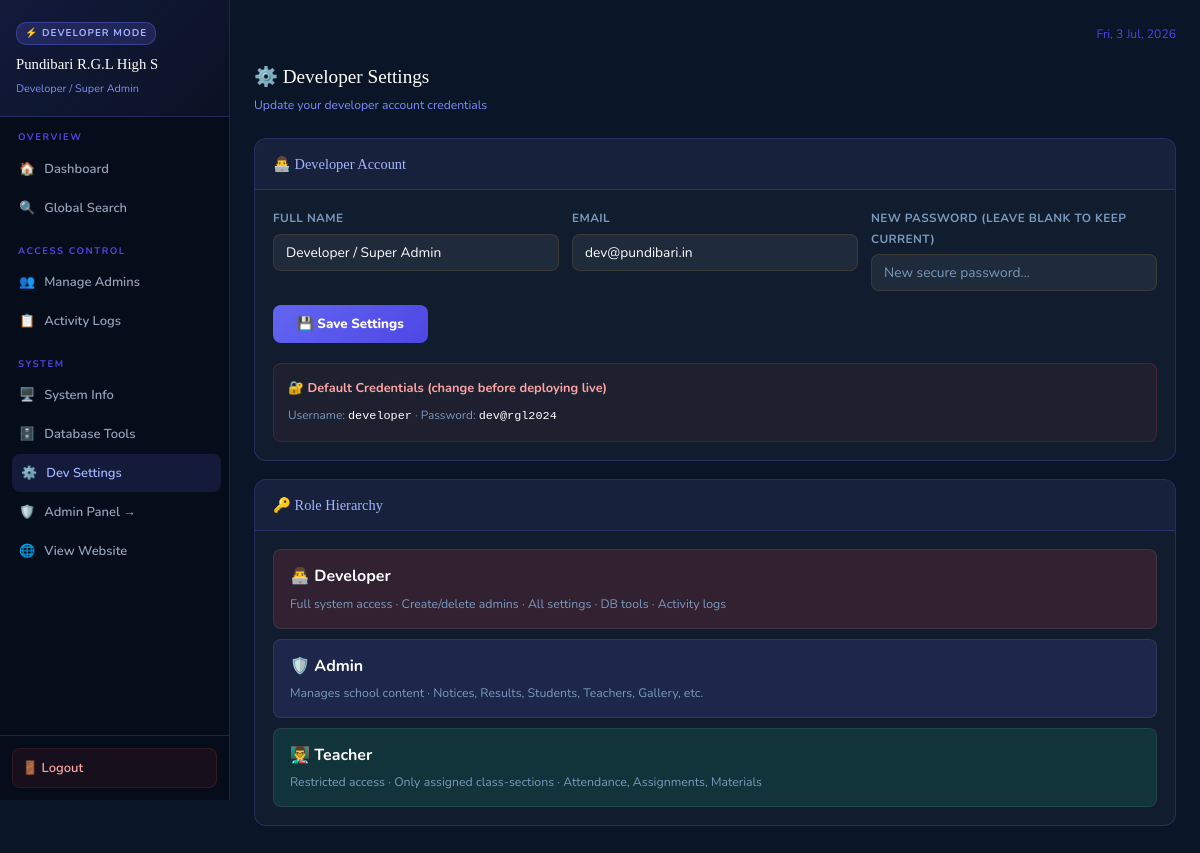
Page /dev/settings (signed in) on the committed database.
### tables this page shows
CREATE TABLE dev_accounts(
        id INTEGER PRIMARY KEY AUTOINCREMENT,
        username TEXT UNIQUE NOT NULL, password TEXT NOT NULL,
        name TEXT, email TEXT, created_at TIMESTAMP DEFAULT CURRENT_TIMESTAMP);

### app.py (the view, shortened to what this page needs)
@app.route('/dev/settings', methods=['GET', 'POST'])
@dev_req
def dev_settings():
    db = get_db()
    dev = db.execute("SELECT * FROM dev_accounts WHERE id=?", (session['dev_id'],)).fetchone()
    db.close()
    return render_template('dev_settings.html', dev=dev)

### app.py (called while the page is built)
def cache_get(k):
    if k in _cache and _cache_ts.get(k,0)>datetime.now().timestamp():
        return _cache[k]
    return None

def get_db():
    if USE_PG:
        conn=psycopg2.connect(DATABASE_URL,cursor_factory=psycopg2.extras.RealDictCursor)
        return conn
    conn=sqlite3.connect(DB_PATH,timeout=30,check_same_thread=False)
    conn.row_factory=sqlite3.Row
    conn.execute("PRAGMA journal_mode=WAL")
    conn.execute("PRAGMA synchronous=NORMAL")
    conn.execute("PRAGMA cache_size=-32000")
    conn.execute("PRAGMA temp_store=MEMORY")
    conn.execute("PRAGMA mmap_size=268435456")
    conn.execute("PRAGMA optimize")
    return conn

def get_settings():
    cached=cache_get('settings')
    if cached: return cached
    db=get_db()
    rows=db.execute("SELECT key,value FROM settings").fetchall()
    db.close()
    r={row['key']:row['value'] for row in rows}
    cache_set('settings',r); return r

@app.context_processor
def inject_globals():
    ctx = dict(settings=get_settings(), now=datetime.now())
    if 'admin_id' in session:
        ctx['current_admin_perms'] = get_admin_perms(session['admin_id'])
        ctx['is_impersonating'] = session.get('impersonating', False)
    return ctx

@app.after_request
def _auto_log_admin_activity(response):
    try:
        ep = request.endpoint
        if ep in ADMIN_LOG_ENDPOINTS and 'admin_id' in session:
            action, detail_fn = ADMIN_LOG_ENDPOINTS[ep]
            try: detail = detail_fn()
            except Exception: detail = ''
            log_activity('admin', session['admin_id'], session.get('admin_name',''), action, detail)
    except Exception:
        pass
    return response

def dev_req(f):
    @wraps(f)
    def d(*a, **k):
        if 'dev_id' not in session:
            flash('Developer access required.', 'error')
            return redirect(url_for('dev_login'))
        return f(*a, **k)
    return d

### templates/dev_settings.html (shortened to what this page needs)
{% extends "dev_base.html" %}
{% block dev_content %}
<div class="dev-topbar"><div><div class="dev-page-title">⚙️ Developer Settings</div>
<div class="dev-page-sub">Update your developer account credentials</div></div></div>
<div class="dev-card"><div class="dev-card-head"><div class="dev-card-title">👨‍💻 Developer Account</div></div>
  <div class="dev-card-body">
    <form method="POST" action="{{ url_for('dev_settings') }}">
      <div class="form-grid">
        <div class="form-group"><label>Full Name</label><input type="text" name="name" class="form-control" value="{{ dev.name }}"></div>
        <div class="form-group"><label>Email</label><input type="email" name="email" class="form-control" value="{{ dev.email or '' }}"></div>
        <div class="form-group"><label>New Password (leave blank to keep current)</label><input type="password" name="new_password" class="form-control" placeholder="New secure password..."></div>
      </div>
      <div style="margin-top:14px"><button type="submit" style="padding:10px 24px;border-radius:var(--rs);background:linear-gradient(135deg,#6366f1,#4f46e5);color:white;font-weight:800;border:none;cursor:pointer;font-family:var(--fb)">💾 Save Settings</button></div>
    </form>
    <div style="margin-top:20px;padding:14px;background:rgba(239,68,68,.06);border:1px solid rgba(239,68,68,.18);border-radius:var(--rs)">
      <div style="font-size:.8rem;font-weight:700;color:#fca5a5;margin-bottom:6px">🔐 Default Credentials (change before deploying live)</div>
      <div style="font-size:.74rem;color:var(--text-muted)">Username: <code style="color:var(--white)">developer</code> · Password: <code style="color:var(--white)">dev@rgl2024</code></div>
    </div>
  </div>
</div>
<div class="dev-card"><div class="dev-card-head"><div class="dev-card-title">🔑 Role Hierarchy</div></div>
  <div class="dev-card-body">
    <div style="display:flex;flex-direction:column;gap:10px">
      {% for role,color,icon,desc in [
        ('Developer','rgba(239,68,68,.15)','👨‍💻','Full system access · Create/delete admins · All settings · DB tools · Activity logs'),
        ('Admin','rgba(99,102,241,.15)','🛡️','Manages school content · Notices, Results, Students, Teachers, Gallery, etc.'),
        ('Teacher','rgba(16,185,129,.15)','👨‍🏫','Restricted access · Only assigned class-sections · Attendance, Assignments, Materials'),
      ] %}
      <div style="padding:13px 16px;background:{{ color }};border-radius:var(--rs);border:1px solid rgba(255,255,255,.08)">
        <div style="font-weight:700;color:var(--white);margin-bottom:3px">{{ icon }} {{ role }}</div>
        <div style="font-size:.77rem;color:var(--text-muted)">{{ desc }}</div>
      </div>{% endfor %}
    </div>
  </div>
</div>
{% endblock %}

### templates/dev_base.html (shortened to what this page needs)
<!DOCTYPE html><html lang="en"><head>
<link rel="stylesheet" href="{{ url_for('static',filename='css/style.css') }}">
</head><body>
<div class="dev-layout">
  <aside class="dev-sidebar" id="devSidebar">
    <div class="dev-sb-head">
      <div class="dev-sb-badge">⚡ Developer Mode</div>
      <div class="dev-sb-title">{{ settings.school_name[:22] }}</div>
      <div class="dev-sb-sub">{{ session.dev_name }}</div>
    </div>
    <nav class="dev-nav">
      <div class="dev-nav-grp"><div class="dev-nav-grp-title">Overview</div>
        <a href="{{ url_for('dev_dashboard') }}" class="dev-nav-item {% if request.endpoint=='dev_dashboard' %}active{% endif %}"><span>🏠</span> Dashboard</a>
        <a href="{{ url_for('dev_search') }}" class="dev-nav-item {% if request.endpoint=='dev_search' %}active{% endif %}"><span>🔍</span> Global Search</a>
      </div>
      <div class="dev-nav-grp"><div class="dev-nav-grp-title">Access Control</div>
        <a href="{{ url_for('dev_admins') }}" class="dev-nav-item {% if request.endpoint in ['dev_admins','dev_add_admin'] %}active{% endif %}"><span>👥</span> Manage Admins</a>
        <a href="{{ url_for('dev_logs') }}" class="dev-nav-item {% if request.endpoint=='dev_logs' %}active{% endif %}"><span>📋</span> Activity Logs</a>
      </div>
      <div class="dev-nav-grp"><div class="dev-nav-grp-title">System</div>
        <a href="{{ url_for('dev_system') }}" class="dev-nav-item {% if request.endpoint=='dev_system' %}active{% endif %}"><span>🖥️</span> System Info</a>
        <a href="{{ url_for('dev_db') }}" class="dev-nav-item {% if request.endpoint=='dev_db' %}active{% endif %}"><span>🗄️</span> Database Tools</a>
        <a href="{{ url_for('dev_settings') }}" class="dev-nav-item {% if request.endpoint=='dev_settings' %}active{% endif %}"><span>⚙️</span> Dev Settings</a>
        <a href="{{ url_for('admin_dashboard') }}" class="dev-nav-item"><span>🛡️</span> Admin Panel →</a>
        <a href="{{ url_for('index') }}" class="dev-nav-item" target="_blank"><span>🌐</span> View Website</a>
      </div>
    </nav>
    <div class="dev-sb-footer">
      <a href="{{ url_for('dev_logout') }}" style="display:flex;align-items:center;gap:8px;padding:8px 9px;border-radius:var(--rs);color:#fca5a5;font-size:.81rem;font-weight:600;background:rgba(239,68,68,.08);border:1px solid rgba(239,68,68,.14)">🚪 Logout</a>
    </div>
  </aside>
  <main class="dev-main">
    <div style="display:flex;gap:10px;align-items:center;margin-bottom:16px">
      <div style="margin-left:auto;font-size:.76rem;color:#4f46e5" id="currentDate"></div>
    </div>
    <div class="dev-page-fade">
    {% block dev_content %}{% endblock %}
    </div>
  </main>
</div>
</body></html>

### templates/dev_base.html (style rules this page uses)
.dev-page-fade { animation:devPageFade .35s ease both }

### rows in the picture
dev_accounts: dev_name "Developer / Super Admin", name "Developer / Super Admin", email "dev@pundibari.in"

### other values in the picture
{{ settings.school_name[:22] }} "Pundibari R.G.L High S"
{{ icon }} "👨‍💻" "🛡️" "👨‍🏫"
{{ role }} "Developer" "Admin" "Teacher"
{{ desc }} "Full system access · Create/delete admins · All settings · DB tools · Activity logs" "Manages school content · Notices, Results, Students, Teachers, Gallery, etc." "Restricted access · Only assigned class-sections · Attendance, Assignments, Materials"
